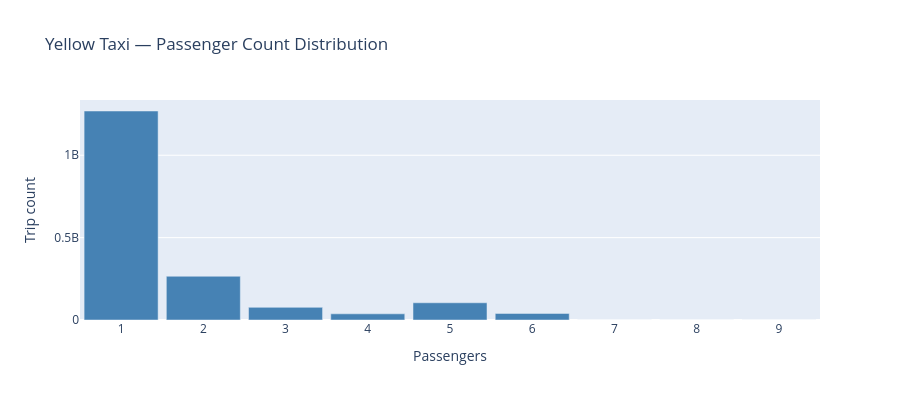

Notebook source saved alongside this figure:
### Code cell
plot_histogram(con, """
    SELECT passenger_count AS bin_start, count(*) AS count
    FROM yellow_trips
    WHERE passenger_count BETWEEN 1 AND 9
    GROUP BY bin_start ORDER BY bin_start
""", "Passengers", "Yellow Taxi — Passenger Count Distribution")

### Figure 1 — Plotly figure (JSON) as saved in the notebook; plotly's stock layout.template omitted (floating-point values rounded to 4 significant figures)
{"data": [{"marker": {"color": "steelblue"}, "type": "bar", "width": 0.9, "x": [1, 2, 3, 4, 5, 6, 7, 8, 9], "y": [1268669288, 265534216, 76777106, 37524160, 104584159, 39880575, 2528, 2351, 1675]}], "layout": {"height": 400, "title": {"text": "Yellow Taxi — Passenger Count Distribution"}, "xaxis": {"title": {"text": "Passengers"}}, "yaxis": {"title": {"text": "Trip count"}}}}
